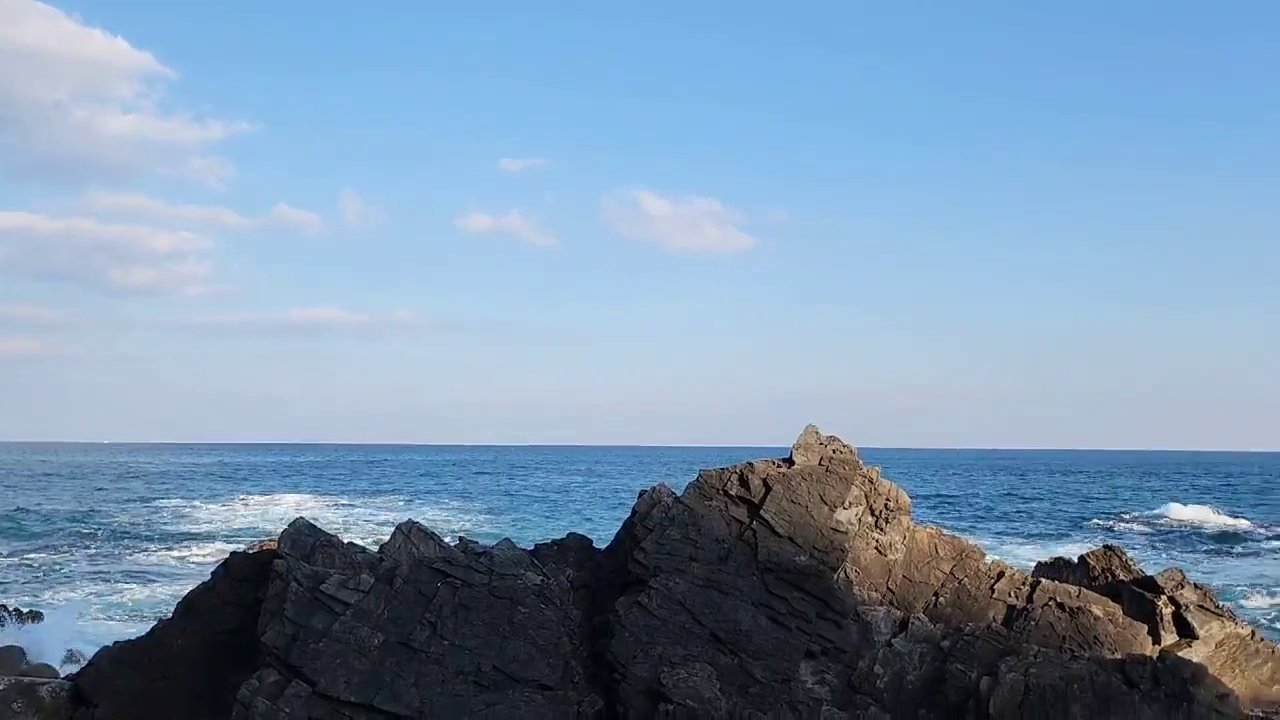
#> input picture frame 13 of 20230331/01.mp4, 1280 x 720 px
$ python main.py
#> lines starting #> are read from the running program, lines starting #| are printed output that depends on the picture; after the words box and inside, x2 and y2 are one past the last pixel; in counts of white or black regions, pixels touching at a corner belong together
import cv2

cap = cv2.VideoCapture('01.mp4')

while True:

    ret, img = cap.read()
#> img is the input picture: shape (720, 1280, 3); mean B, G, R 175.9, 149.7, 123.9

    if ret == False:
        break

    cv2.rectangle(img, pt1=(200, 200), pt2=(400, 400), color=(255, 0, 0), thickness=2)
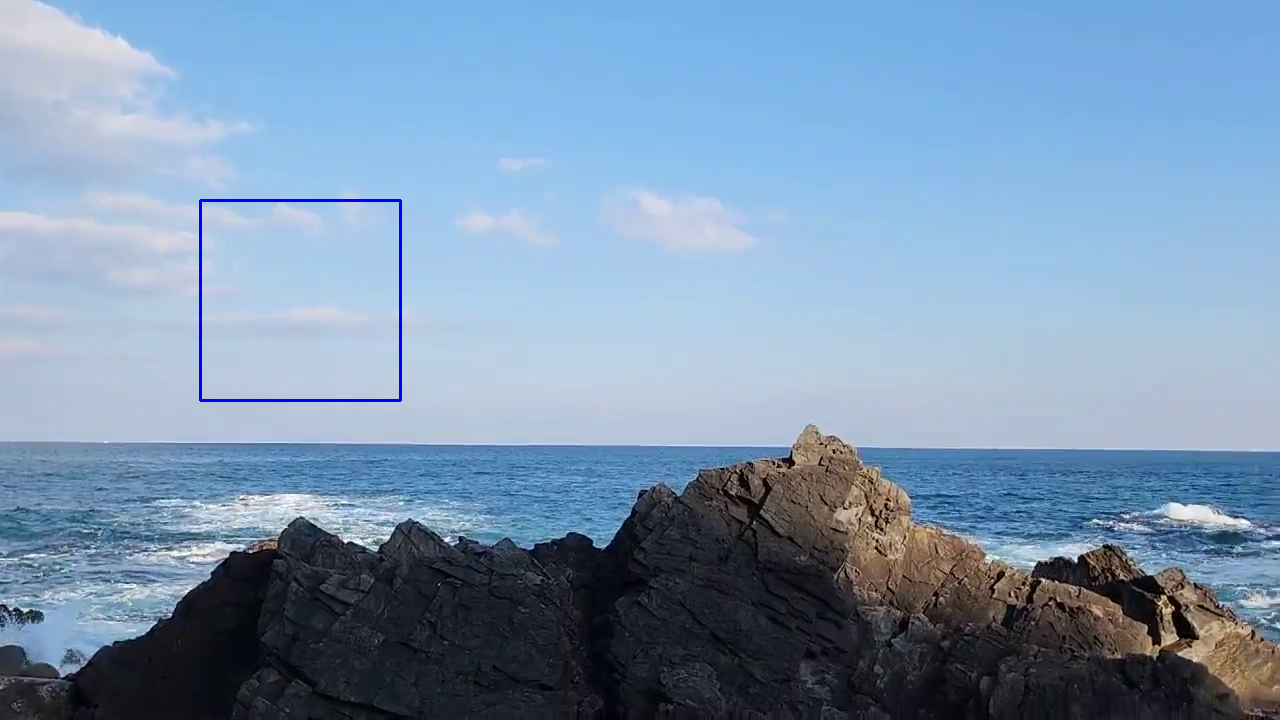
#> img: shape (720, 1280, 3); 0.26% of pixels changed, all inside (x1, y1, x2, y2) = (199, 199, 402, 402)

    img = cv2.cvtColor(img, cv2.COLOR_BGR2GRAY)
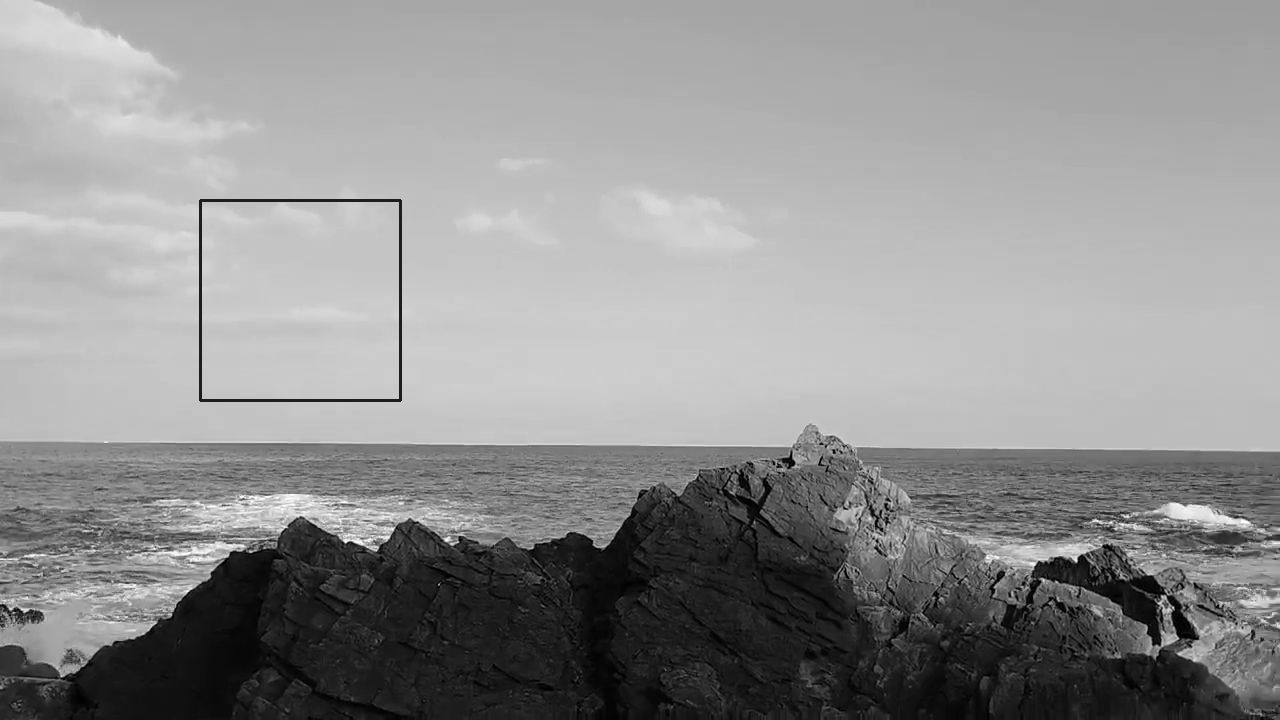
#> img: shape (720, 1280); min 0, max 255, mean 144.5

    img = cv2.resize(img, dsize=(640, 360))
#> img: shape (360, 640)

    img = img[100:300, 100:800]
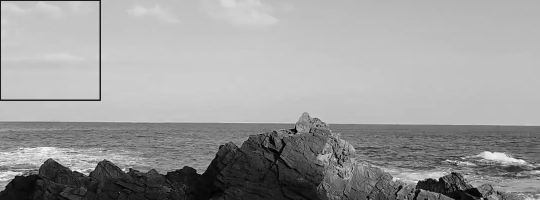
#> img: shape (200, 540); min 0, max 250, mean 156.8

    cv2.imshow('result', img)

    if cv2.waitKey(100) == ord('q'):
#> (key q is pressed here)
        break

$ run again, starting later in the video
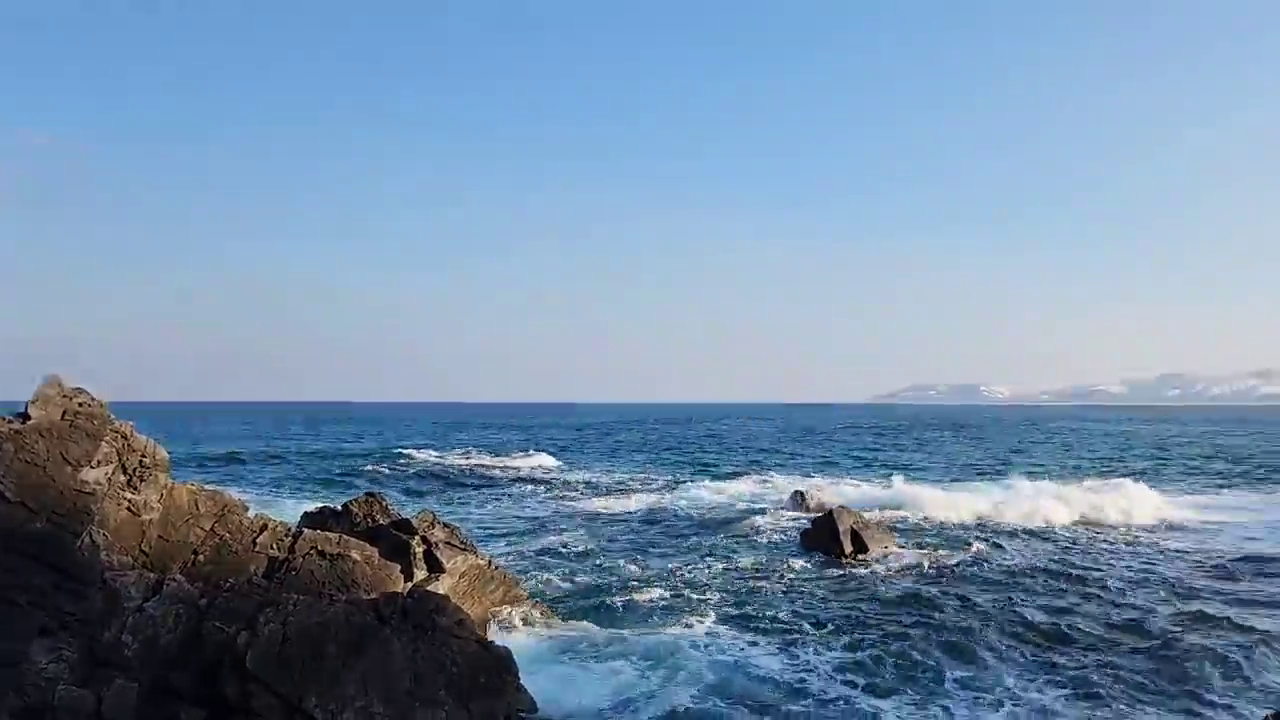
#> input picture frame 59 of 20230331/01.mp4, 1280 x 720 px
#> img is the input picture: shape (720, 1280, 3); mean B, G, R 170.6, 143.2, 117.2
#> `img = cv2.cvtColor(img, cv2.COLOR_BGR2GRAY)`:
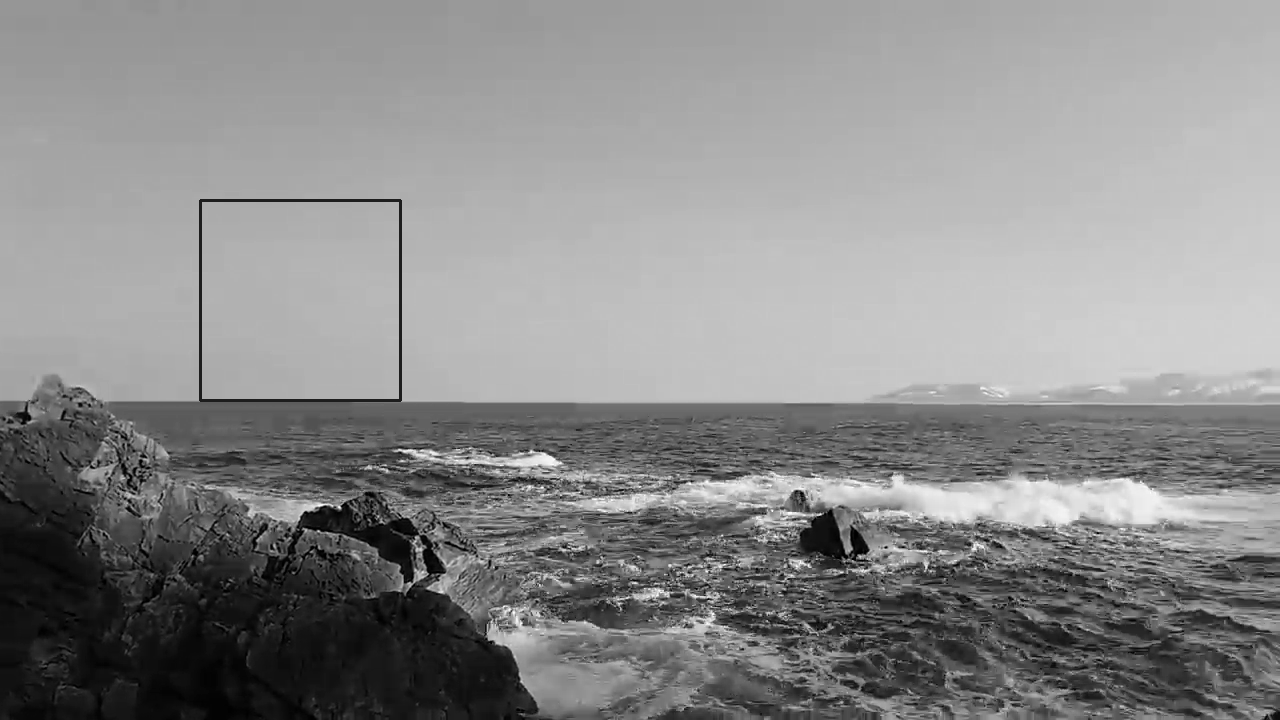
#> img: shape (720, 1280); min 0, max 255, mean 138.2
#> `img = img[100:300, 100:800]`:
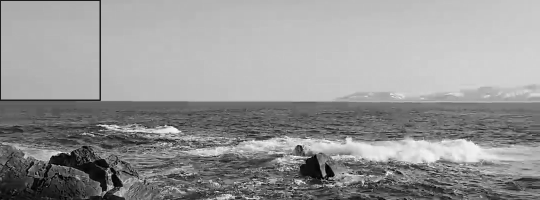
#> img: shape (200, 540); min 0, max 254, mean 150.2

$ run again, starting later in the video
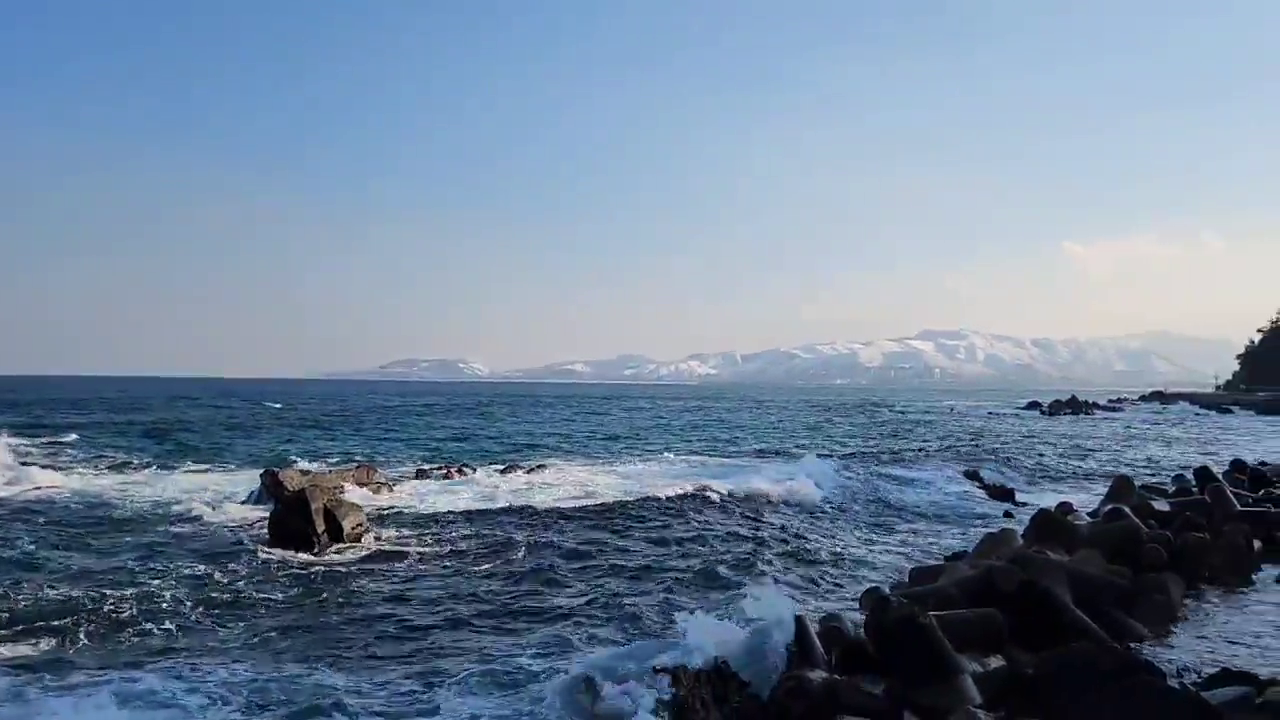
#> input picture frame 106 of 20230331/01.mp4, 1280 x 720 px
#> img is the input picture: shape (720, 1280, 3); mean B, G, R 154.6, 131.6, 112.1
#> `img = cv2.cvtColor(img, cv2.COLOR_BGR2GRAY)`:
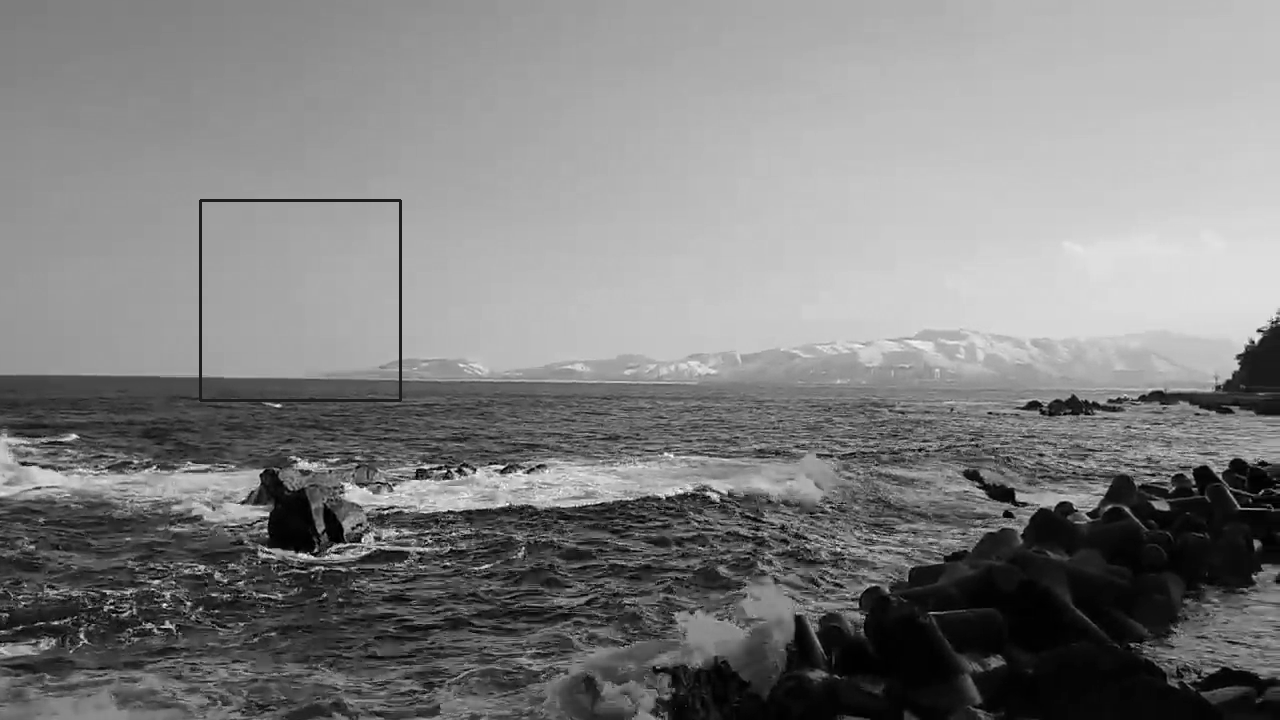
#> img: shape (720, 1280); min 0, max 255, mean 128.1
#> `img = img[100:300, 100:800]`:
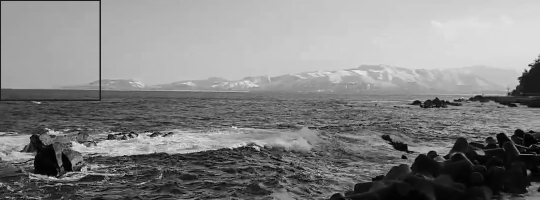
#> img: shape (200, 540); min 0, max 240, mean 131.9
